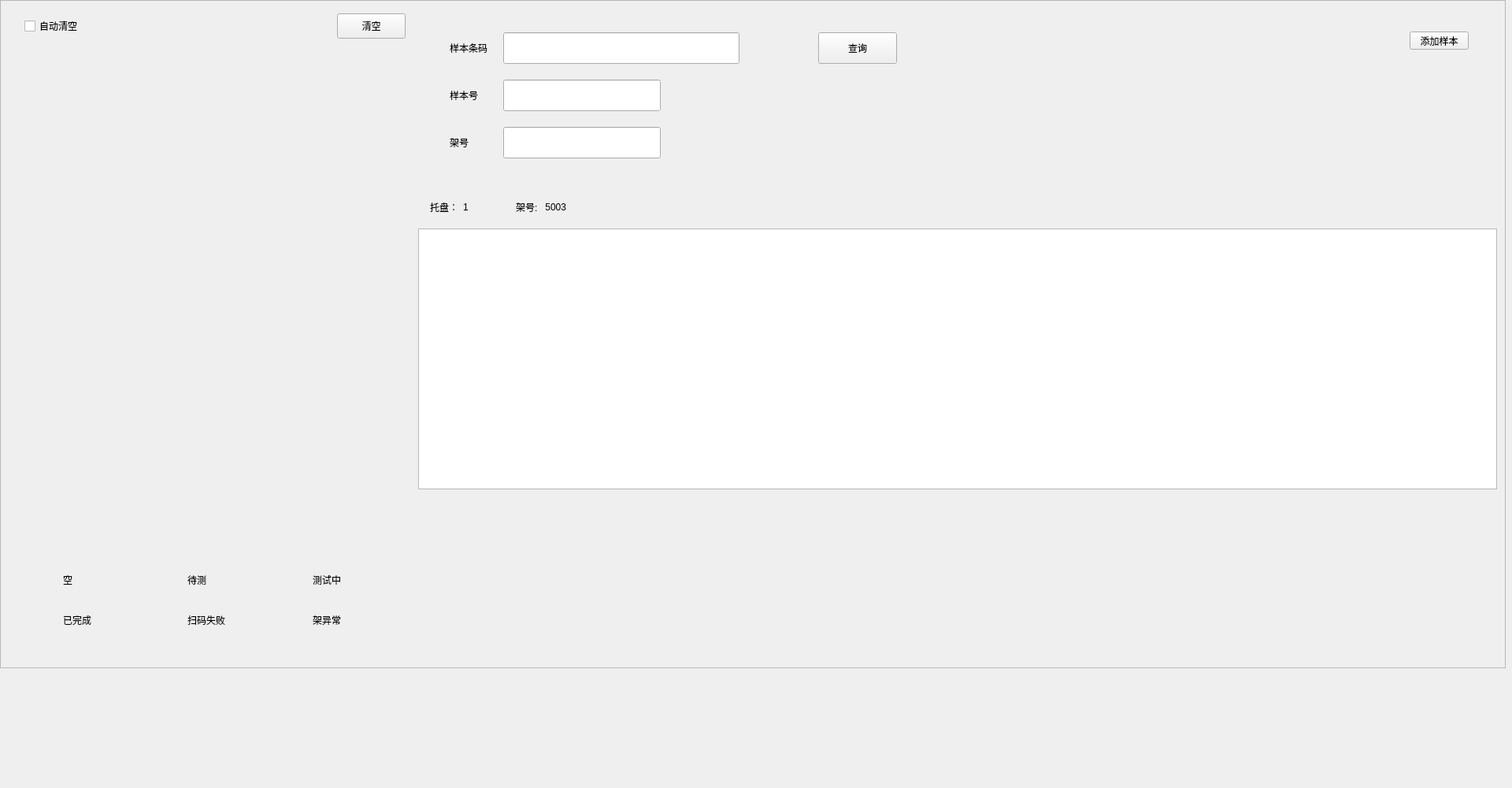
<?xml version="1.0" encoding="UTF-8"?>
<ui version="4.0">
 <class>QSampleRackMonitors</class>
 <widget class="QWidget" name="QSampleRackMonitors">
  <property name="geometry">
   <rect>
    <x>0</x>
    <y>0</y>
    <width>1920</width>
    <height>1000</height>
   </rect>
  </property>
  <property name="windowTitle">
   <string>QSampleRackMonitor</string>
  </property>
  <property name="styleSheet">
   <string notr="true"/>
  </property>
  <widget class="QSampleRackMonitorShell" name="sample_rack_monitor" native="true">
   <property name="geometry">
    <rect>
     <x>11</x>
     <y>59</y>
     <width>510</width>
     <height>622</height>
    </rect>
   </property>
   <property name="styleSheet">
    <string notr="true"/>
   </property>
   <property name="radiuses_top_left" stdset="0">
    <string notr="true">top_left_rds_6</string>
   </property>
   <property name="radiuses_top_right" stdset="0">
    <string notr="true">top_right_rds_6</string>
   </property>
  </widget>
  <widget class="QTableView" name="sample_detail_view">
   <property name="geometry">
    <rect>
     <x>531</x>
     <y>290</y>
     <width>1370</width>
     <height>331</height>
    </rect>
   </property>
   <property name="styleSheet">
    <string notr="true"/>
   </property>
   <property name="verticalScrollBarPolicy">
    <enum>Qt::ScrollBarAsNeeded</enum>
   </property>
   <property name="showGrid">
    <bool>false</bool>
   </property>
   <attribute name="horizontalHeaderDefaultSectionSize">
    <number>200</number>
   </attribute>
   <attribute name="horizontalHeaderHighlightSections">
    <bool>false</bool>
   </attribute>
   <attribute name="horizontalHeaderStretchLastSection">
    <bool>true</bool>
   </attribute>
   <attribute name="verticalHeaderDefaultSectionSize">
    <number>55</number>
   </attribute>
  </widget>
  <widget class="QPushButton" name="addSample_btn">
   <property name="geometry">
    <rect>
     <x>1790</x>
     <y>40</y>
     <width>75</width>
     <height>23</height>
    </rect>
   </property>
   <property name="text">
    <string>添加样本</string>
   </property>
  </widget>
  <widget class="QLabel" name="bk_left_bottom_label">
   <property name="geometry">
    <rect>
     <x>11</x>
     <y>685</y>
     <width>510</width>
     <height>152</height>
    </rect>
   </property>
   <property name="text">
    <string/>
   </property>
   <property name="bks" stdset="0">
    <string notr="true">blue_gray</string>
   </property>
   <property name="radiuses_bottom_left" stdset="0">
    <string notr="true">bottom_left_rds_6</string>
   </property>
   <property name="radiuses_bottom_right" stdset="0">
    <string notr="true">bottom_right_rds_6</string>
   </property>
  </widget>
  <widget class="QWidget" name="widget1" native="true">
   <property name="geometry">
    <rect>
     <x>10</x>
     <y>710</y>
     <width>515</width>
     <height>102</height>
    </rect>
   </property>
   <property name="styleSheet">
    <string notr="true"/>
   </property>
   <layout class="QGridLayout" name="gridLayout_2">
    <property name="leftMargin">
     <number>40</number>
    </property>
    <property name="topMargin">
     <number>0</number>
    </property>
    <property name="rightMargin">
     <number>20</number>
    </property>
    <property name="bottomMargin">
     <number>0</number>
    </property>
    <property name="horizontalSpacing">
     <number>20</number>
    </property>
    <property name="verticalSpacing">
     <number>0</number>
    </property>
    <item row="3" column="0">
     <spacer name="verticalSpacer">
      <property name="orientation">
       <enum>Qt::Vertical</enum>
      </property>
      <property name="sizeType">
       <enum>QSizePolicy::Fixed</enum>
      </property>
      <property name="sizeHint" stdset="0">
       <size>
        <width>20</width>
        <height>0</height>
       </size>
      </property>
     </spacer>
    </item>
    <item row="0" column="0">
     <spacer name="verticalSpacer_3">
      <property name="orientation">
       <enum>Qt::Vertical</enum>
      </property>
      <property name="sizeType">
       <enum>QSizePolicy::Fixed</enum>
      </property>
      <property name="sizeHint" stdset="0">
       <size>
        <width>20</width>
        <height>0</height>
       </size>
      </property>
     </spacer>
    </item>
    <item row="2" column="2">
     <widget class="QWidget" name="widget2" native="true">
      <property name="styleSheet">
       <string notr="true"/>
      </property>
      <layout class="QHBoxLayout" name="horizontalLayout_10">
       <property name="spacing">
        <number>0</number>
       </property>
       <property name="leftMargin">
        <number>0</number>
       </property>
       <property name="topMargin">
        <number>0</number>
       </property>
       <property name="rightMargin">
        <number>0</number>
       </property>
       <property name="bottomMargin">
        <number>0</number>
       </property>
       <item>
        <widget class="QLabel" name="legend_rack_abnormal">
         <property name="minimumSize">
          <size>
           <width>20</width>
           <height>20</height>
          </size>
         </property>
         <property name="maximumSize">
          <size>
           <width>20</width>
           <height>20</height>
          </size>
         </property>
         <property name="text">
          <string/>
         </property>
        </widget>
       </item>
       <item>
        <spacer name="horizontalSpacer_13">
         <property name="orientation">
          <enum>Qt::Horizontal</enum>
         </property>
         <property name="sizeType">
          <enum>QSizePolicy::Fixed</enum>
         </property>
         <property name="sizeHint" stdset="0">
          <size>
           <width>10</width>
           <height>20</height>
          </size>
         </property>
        </spacer>
       </item>
       <item>
        <widget class="QLabel" name="label_14">
         <property name="minimumSize">
          <size>
           <width>0</width>
           <height>25</height>
          </size>
         </property>
         <property name="text">
          <string>架异常</string>
         </property>
         <property name="wordWrap">
          <bool>true</bool>
         </property>
        </widget>
       </item>
       <item>
        <spacer name="horizontalSpacer_9">
         <property name="orientation">
          <enum>Qt::Horizontal</enum>
         </property>
         <property name="sizeHint" stdset="0">
          <size>
           <width>0</width>
           <height>20</height>
          </size>
         </property>
        </spacer>
       </item>
      </layout>
     </widget>
    </item>
    <item row="2" column="0">
     <widget class="QWidget" name="widget3" native="true">
      <property name="styleSheet">
       <string notr="true"/>
      </property>
      <layout class="QHBoxLayout" name="horizontalLayout_7">
       <property name="spacing">
        <number>0</number>
       </property>
       <property name="leftMargin">
        <number>0</number>
       </property>
       <property name="topMargin">
        <number>0</number>
       </property>
       <property name="rightMargin">
        <number>0</number>
       </property>
       <property name="bottomMargin">
        <number>0</number>
       </property>
       <item>
        <widget class="QLabel" name="legend_sample_finished">
         <property name="minimumSize">
          <size>
           <width>20</width>
           <height>20</height>
          </size>
         </property>
         <property name="maximumSize">
          <size>
           <width>20</width>
           <height>20</height>
          </size>
         </property>
         <property name="text">
          <string/>
         </property>
        </widget>
       </item>
       <item>
        <spacer name="horizontalSpacer_14">
         <property name="orientation">
          <enum>Qt::Horizontal</enum>
         </property>
         <property name="sizeType">
          <enum>QSizePolicy::Fixed</enum>
         </property>
         <property name="sizeHint" stdset="0">
          <size>
           <width>10</width>
           <height>20</height>
          </size>
         </property>
        </spacer>
       </item>
       <item>
        <widget class="QLabel" name="label_8">
         <property name="minimumSize">
          <size>
           <width>0</width>
           <height>25</height>
          </size>
         </property>
         <property name="text">
          <string>已完成</string>
         </property>
         <property name="wordWrap">
          <bool>true</bool>
         </property>
        </widget>
       </item>
       <item>
        <spacer name="horizontalSpacer_6">
         <property name="orientation">
          <enum>Qt::Horizontal</enum>
         </property>
         <property name="sizeHint" stdset="0">
          <size>
           <width>0</width>
           <height>20</height>
          </size>
         </property>
        </spacer>
       </item>
      </layout>
     </widget>
    </item>
    <item row="1" column="0">
     <widget class="QWidget" name="widget4" native="true">
      <property name="styleSheet">
       <string notr="true"/>
      </property>
      <layout class="QHBoxLayout" name="horizontalLayout_6">
       <property name="spacing">
        <number>0</number>
       </property>
       <property name="leftMargin">
        <number>0</number>
       </property>
       <property name="topMargin">
        <number>0</number>
       </property>
       <property name="rightMargin">
        <number>0</number>
       </property>
       <property name="bottomMargin">
        <number>0</number>
       </property>
       <item>
        <widget class="QLabel" name="legend_sample_empty">
         <property name="minimumSize">
          <size>
           <width>20</width>
           <height>20</height>
          </size>
         </property>
         <property name="maximumSize">
          <size>
           <width>20</width>
           <height>20</height>
          </size>
         </property>
         <property name="text">
          <string/>
         </property>
         <property name="bks" stdset="0">
          <string notr="true">legend_sample_empty</string>
         </property>
        </widget>
       </item>
       <item>
        <spacer name="horizontalSpacer_15">
         <property name="orientation">
          <enum>Qt::Horizontal</enum>
         </property>
         <property name="sizeType">
          <enum>QSizePolicy::Fixed</enum>
         </property>
         <property name="sizeHint" stdset="0">
          <size>
           <width>10</width>
           <height>20</height>
          </size>
         </property>
        </spacer>
       </item>
       <item>
        <widget class="QLabel" name="label_6">
         <property name="minimumSize">
          <size>
           <width>0</width>
           <height>25</height>
          </size>
         </property>
         <property name="text">
          <string>空</string>
         </property>
         <property name="wordWrap">
          <bool>true</bool>
         </property>
        </widget>
       </item>
       <item>
        <spacer name="horizontalSpacer_5">
         <property name="orientation">
          <enum>Qt::Horizontal</enum>
         </property>
         <property name="sizeHint" stdset="0">
          <size>
           <width>0</width>
           <height>20</height>
          </size>
         </property>
        </spacer>
       </item>
      </layout>
     </widget>
    </item>
    <item row="2" column="1">
     <widget class="QWidget" name="widget5" native="true">
      <property name="styleSheet">
       <string notr="true"/>
      </property>
      <layout class="QHBoxLayout" name="horizontalLayout_9">
       <property name="spacing">
        <number>0</number>
       </property>
       <property name="leftMargin">
        <number>0</number>
       </property>
       <property name="topMargin">
        <number>0</number>
       </property>
       <property name="rightMargin">
        <number>0</number>
       </property>
       <property name="bottomMargin">
        <number>0</number>
       </property>
       <item>
        <widget class="QLabel" name="legend_sample_abnormal">
         <property name="minimumSize">
          <size>
           <width>20</width>
           <height>20</height>
          </size>
         </property>
         <property name="maximumSize">
          <size>
           <width>20</width>
           <height>20</height>
          </size>
         </property>
         <property name="text">
          <string/>
         </property>
        </widget>
       </item>
       <item>
        <spacer name="horizontalSpacer_12">
         <property name="orientation">
          <enum>Qt::Horizontal</enum>
         </property>
         <property name="sizeType">
          <enum>QSizePolicy::Fixed</enum>
         </property>
         <property name="sizeHint" stdset="0">
          <size>
           <width>10</width>
           <height>20</height>
          </size>
         </property>
        </spacer>
       </item>
       <item>
        <widget class="QLabel" name="label_12">
         <property name="minimumSize">
          <size>
           <width>0</width>
           <height>25</height>
          </size>
         </property>
         <property name="text">
          <string>扫码失败</string>
         </property>
         <property name="wordWrap">
          <bool>true</bool>
         </property>
        </widget>
       </item>
       <item>
        <spacer name="horizontalSpacer_8">
         <property name="orientation">
          <enum>Qt::Horizontal</enum>
         </property>
         <property name="sizeHint" stdset="0">
          <size>
           <width>0</width>
           <height>20</height>
          </size>
         </property>
        </spacer>
       </item>
      </layout>
     </widget>
    </item>
    <item row="1" column="1">
     <widget class="QWidget" name="widget6" native="true">
      <property name="styleSheet">
       <string notr="true"/>
      </property>
      <layout class="QHBoxLayout" name="horizontalLayout_11">
       <property name="spacing">
        <number>0</number>
       </property>
       <property name="leftMargin">
        <number>0</number>
       </property>
       <property name="topMargin">
        <number>0</number>
       </property>
       <property name="rightMargin">
        <number>0</number>
       </property>
       <property name="bottomMargin">
        <number>0</number>
       </property>
       <item>
        <widget class="QLabel" name="legend_sample_to_be_tested">
         <property name="minimumSize">
          <size>
           <width>20</width>
           <height>20</height>
          </size>
         </property>
         <property name="maximumSize">
          <size>
           <width>20</width>
           <height>20</height>
          </size>
         </property>
         <property name="text">
          <string/>
         </property>
        </widget>
       </item>
       <item>
        <spacer name="horizontalSpacer_16">
         <property name="orientation">
          <enum>Qt::Horizontal</enum>
         </property>
         <property name="sizeType">
          <enum>QSizePolicy::Fixed</enum>
         </property>
         <property name="sizeHint" stdset="0">
          <size>
           <width>10</width>
           <height>20</height>
          </size>
         </property>
        </spacer>
       </item>
       <item>
        <widget class="QLabel" name="label_4">
         <property name="minimumSize">
          <size>
           <width>0</width>
           <height>25</height>
          </size>
         </property>
         <property name="text">
          <string>待测</string>
         </property>
        </widget>
       </item>
       <item>
        <spacer name="horizontalSpacer_4">
         <property name="orientation">
          <enum>Qt::Horizontal</enum>
         </property>
         <property name="sizeHint" stdset="0">
          <size>
           <width>0</width>
           <height>20</height>
          </size>
         </property>
        </spacer>
       </item>
      </layout>
     </widget>
    </item>
    <item row="1" column="2">
     <widget class="QWidget" name="widget" native="true">
      <property name="styleSheet">
       <string notr="true"/>
      </property>
      <layout class="QHBoxLayout" name="horizontalLayout_8">
       <property name="spacing">
        <number>0</number>
       </property>
       <property name="leftMargin">
        <number>0</number>
       </property>
       <property name="topMargin">
        <number>0</number>
       </property>
       <property name="rightMargin">
        <number>0</number>
       </property>
       <property name="bottomMargin">
        <number>0</number>
       </property>
       <item>
        <widget class="QLabel" name="legend_sample_testing">
         <property name="minimumSize">
          <size>
           <width>20</width>
           <height>20</height>
          </size>
         </property>
         <property name="maximumSize">
          <size>
           <width>20</width>
           <height>20</height>
          </size>
         </property>
         <property name="text">
          <string/>
         </property>
        </widget>
       </item>
       <item>
        <spacer name="horizontalSpacer_17">
         <property name="orientation">
          <enum>Qt::Horizontal</enum>
         </property>
         <property name="sizeType">
          <enum>QSizePolicy::Fixed</enum>
         </property>
         <property name="sizeHint" stdset="0">
          <size>
           <width>10</width>
           <height>20</height>
          </size>
         </property>
        </spacer>
       </item>
       <item>
        <widget class="QLabel" name="label_10">
         <property name="minimumSize">
          <size>
           <width>0</width>
           <height>25</height>
          </size>
         </property>
         <property name="text">
          <string>测试中</string>
         </property>
         <property name="wordWrap">
          <bool>true</bool>
         </property>
        </widget>
       </item>
       <item>
        <spacer name="horizontalSpacer_7">
         <property name="orientation">
          <enum>Qt::Horizontal</enum>
         </property>
         <property name="sizeHint" stdset="0">
          <size>
           <width>0</width>
           <height>20</height>
          </size>
         </property>
        </spacer>
       </item>
      </layout>
     </widget>
    </item>
   </layout>
  </widget>
  <widget class="QWidget" name="widget11" native="true">
   <property name="geometry">
    <rect>
     <x>11</x>
     <y>11</y>
     <width>510</width>
     <height>44</height>
    </rect>
   </property>
   <property name="bks" stdset="0">
    <string notr="true">blue_gray</string>
   </property>
   <property name="radiuses" stdset="0">
    <string notr="true">rds_6</string>
   </property>
   <layout class="QHBoxLayout" name="horizontalLayout">
    <property name="leftMargin">
     <number>20</number>
    </property>
    <property name="topMargin">
     <number>0</number>
    </property>
    <property name="rightMargin">
     <number>6</number>
    </property>
    <property name="bottomMargin">
     <number>0</number>
    </property>
    <item>
     <widget class="QCheckBox" name="autoclear_btn">
      <property name="text">
       <string>自动清空</string>
      </property>
      <property name="checks" stdset="0">
       <string notr="true">push</string>
      </property>
     </widget>
    </item>
    <item>
     <spacer name="horizontalSpacer">
      <property name="orientation">
       <enum>Qt::Horizontal</enum>
      </property>
      <property name="sizeHint" stdset="0">
       <size>
        <width>40</width>
        <height>20</height>
       </size>
      </property>
     </spacer>
    </item>
    <item>
     <widget class="QPushButton" name="clear_btn">
      <property name="minimumSize">
       <size>
        <width>87</width>
        <height>32</height>
       </size>
      </property>
      <property name="maximumSize">
       <size>
        <width>87</width>
        <height>32</height>
       </size>
      </property>
      <property name="text">
       <string>清空</string>
      </property>
      <property name="buttons" stdset="0">
       <string notr="true">flat_btn</string>
      </property>
     </widget>
    </item>
   </layout>
  </widget>
  <widget class="QWidget" name="layoutWidget">
   <property name="geometry">
    <rect>
     <x>560</x>
     <y>30</y>
     <width>672</width>
     <height>195</height>
    </rect>
   </property>
   <layout class="QGridLayout" name="gridLayout">
    <property name="topMargin">
     <number>11</number>
    </property>
    <property name="spacing">
     <number>20</number>
    </property>
    <item row="1" column="1">
     <widget class="QLineEdit" name="seq_edit">
      <property name="minimumSize">
       <size>
        <width>200</width>
        <height>40</height>
       </size>
      </property>
      <property name="maximumSize">
       <size>
        <width>200</width>
        <height>40</height>
       </size>
      </property>
     </widget>
    </item>
    <item row="1" column="0">
     <widget class="QLabel" name="label_2">
      <property name="text">
       <string>样本号</string>
      </property>
     </widget>
    </item>
    <item row="2" column="0">
     <widget class="QLabel" name="label_3">
      <property name="text">
       <string>架号</string>
      </property>
     </widget>
    </item>
    <item row="0" column="1">
     <layout class="QHBoxLayout" name="horizontalLayout_2">
      <property name="spacing">
       <number>100</number>
      </property>
      <item>
       <widget class="QLineEdit" name="bar_edit">
        <property name="minimumSize">
         <size>
          <width>300</width>
          <height>40</height>
         </size>
        </property>
        <property name="maximumSize">
         <size>
          <width>300</width>
          <height>40</height>
         </size>
        </property>
       </widget>
      </item>
      <item>
       <widget class="QPushButton" name="find_btn">
        <property name="minimumSize">
         <size>
          <width>100</width>
          <height>40</height>
         </size>
        </property>
        <property name="maximumSize">
         <size>
          <width>100</width>
          <height>40</height>
         </size>
        </property>
        <property name="text">
         <string>查询</string>
        </property>
        <property name="buttons" stdset="0">
         <string notr="true">flat_btn</string>
        </property>
       </widget>
      </item>
      <item>
       <spacer name="horizontalSpacer_2">
        <property name="orientation">
         <enum>Qt::Horizontal</enum>
        </property>
        <property name="sizeHint" stdset="0">
         <size>
          <width>40</width>
          <height>20</height>
         </size>
        </property>
       </spacer>
      </item>
     </layout>
    </item>
    <item row="0" column="0">
     <widget class="QLabel" name="label">
      <property name="text">
       <string>样本条码</string>
      </property>
     </widget>
    </item>
    <item row="2" column="1">
     <widget class="QLineEdit" name="rack_edit">
      <property name="minimumSize">
       <size>
        <width>200</width>
        <height>40</height>
       </size>
      </property>
      <property name="maximumSize">
       <size>
        <width>200</width>
        <height>40</height>
       </size>
      </property>
     </widget>
    </item>
    <item row="3" column="0">
     <spacer name="verticalSpacer_2">
      <property name="orientation">
       <enum>Qt::Vertical</enum>
      </property>
      <property name="sizeHint" stdset="0">
       <size>
        <width>20</width>
        <height>40</height>
       </size>
      </property>
     </spacer>
    </item>
   </layout>
  </widget>
  <widget class="QWidget" name="widget21" native="true">
   <property name="geometry">
    <rect>
     <x>531</x>
     <y>235</y>
     <width>1370</width>
     <height>55</height>
    </rect>
   </property>
   <property name="fonts" stdset="0">
    <string notr="true">24</string>
   </property>
   <property name="weights" stdset="0">
    <string notr="true">bold</string>
   </property>
   <property name="bks" stdset="0">
    <string notr="true">gray</string>
   </property>
   <property name="borders" stdset="0">
    <string notr="true">all</string>
   </property>
   <layout class="QHBoxLayout" name="horizontalLayout_5">
    <property name="spacing">
     <number>60</number>
    </property>
    <property name="leftMargin">
     <number>15</number>
    </property>
    <property name="topMargin">
     <number>0</number>
    </property>
    <property name="rightMargin">
     <number>0</number>
    </property>
    <property name="bottomMargin">
     <number>0</number>
    </property>
    <item>
     <layout class="QHBoxLayout" name="horizontalLayout_3">
      <item>
       <widget class="QLabel" name="plate_text_label">
        <property name="text">
         <string>托盘：</string>
        </property>
        <property name="fonts" stdset="0">
         <string notr="true">24</string>
        </property>
        <property name="weights" stdset="0">
         <string notr="true">bold</string>
        </property>
       </widget>
      </item>
      <item>
       <widget class="QLabel" name="platelabel">
        <property name="text">
         <string notr="true">1</string>
        </property>
        <property name="fonts" stdset="0">
         <string notr="true">24</string>
        </property>
        <property name="weights" stdset="0">
         <string notr="true">bold</string>
        </property>
       </widget>
      </item>
     </layout>
    </item>
    <item>
     <layout class="QHBoxLayout" name="horizontalLayout_4">
      <item>
       <widget class="QLabel" name="rack_number_text_label">
        <property name="text">
         <string>架号:</string>
        </property>
        <property name="fonts" stdset="0">
         <string notr="true">24</string>
        </property>
        <property name="weights" stdset="0">
         <string notr="true">bold</string>
        </property>
       </widget>
      </item>
      <item>
       <widget class="QLabel" name="rack_number_label">
        <property name="text">
         <string> 5003</string>
        </property>
        <property name="fonts" stdset="0">
         <string notr="true">24</string>
        </property>
        <property name="weights" stdset="0">
         <string notr="true">bold</string>
        </property>
       </widget>
      </item>
      <item>
       <spacer name="horizontalSpacer_3">
        <property name="orientation">
         <enum>Qt::Horizontal</enum>
        </property>
        <property name="sizeHint" stdset="0">
         <size>
          <width>40</width>
          <height>20</height>
         </size>
        </property>
       </spacer>
      </item>
     </layout>
    </item>
   </layout>
  </widget>
  <widget class="QFrame" name="line_h">
   <property name="geometry">
    <rect>
     <x>0</x>
     <y>0</y>
     <width>1912</width>
     <height>1</height>
    </rect>
   </property>
   <property name="frameShape">
    <enum>QFrame::StyledPanel</enum>
   </property>
   <property name="frameShadow">
    <enum>QFrame::Raised</enum>
   </property>
   <property name="lines" stdset="0">
    <string notr="true">solid</string>
   </property>
  </widget>
  <widget class="QFrame" name="line_v">
   <property name="geometry">
    <rect>
     <x>0</x>
     <y>0</y>
     <width>1</width>
     <height>848</height>
    </rect>
   </property>
   <property name="frameShape">
    <enum>QFrame::StyledPanel</enum>
   </property>
   <property name="frameShadow">
    <enum>QFrame::Raised</enum>
   </property>
   <property name="lines" stdset="0">
    <string notr="true">solid</string>
   </property>
  </widget>
  <widget class="QFrame" name="line_v_2">
   <property name="geometry">
    <rect>
     <x>1911</x>
     <y>0</y>
     <width>1</width>
     <height>848</height>
    </rect>
   </property>
   <property name="frameShape">
    <enum>QFrame::StyledPanel</enum>
   </property>
   <property name="frameShadow">
    <enum>QFrame::Raised</enum>
   </property>
   <property name="lines" stdset="0">
    <string notr="true">solid</string>
   </property>
  </widget>
  <widget class="QFrame" name="line_h_2">
   <property name="geometry">
    <rect>
     <x>0</x>
     <y>847</y>
     <width>1912</width>
     <height>1</height>
    </rect>
   </property>
   <property name="frameShape">
    <enum>QFrame::StyledPanel</enum>
   </property>
   <property name="frameShadow">
    <enum>QFrame::Raised</enum>
   </property>
   <property name="lines" stdset="0">
    <string notr="true">solid</string>
   </property>
  </widget>
  <widget class="QLabel" name="bk_border">
   <property name="geometry">
    <rect>
     <x>531</x>
     <y>11</y>
     <width>1370</width>
     <height>220</height>
    </rect>
   </property>
   <property name="text">
    <string/>
   </property>
   <property name="borders" stdset="0">
    <string notr="true">all</string>
   </property>
  </widget>
  <widget class="QFrame" name="line_v_3">
   <property name="geometry">
    <rect>
     <x>531</x>
     <y>290</y>
     <width>1</width>
     <height>331</height>
    </rect>
   </property>
   <property name="frameShape">
    <enum>QFrame::StyledPanel</enum>
   </property>
   <property name="frameShadow">
    <enum>QFrame::Raised</enum>
   </property>
   <property name="lines" stdset="0">
    <string notr="true">solid</string>
   </property>
  </widget>
  <widget class="QFrame" name="line_v_4">
   <property name="geometry">
    <rect>
     <x>1900</x>
     <y>290</y>
     <width>1</width>
     <height>331</height>
    </rect>
   </property>
   <property name="frameShape">
    <enum>QFrame::StyledPanel</enum>
   </property>
   <property name="frameShadow">
    <enum>QFrame::Raised</enum>
   </property>
   <property name="lines" stdset="0">
    <string notr="true">solid</string>
   </property>
  </widget>
  <widget class="QFrame" name="line_h_3">
   <property name="geometry">
    <rect>
     <x>531</x>
     <y>620</y>
     <width>1370</width>
     <height>1</height>
    </rect>
   </property>
   <property name="frameShape">
    <enum>QFrame::StyledPanel</enum>
   </property>
   <property name="frameShadow">
    <enum>QFrame::Raised</enum>
   </property>
   <property name="lines" stdset="0">
    <string notr="true">solid</string>
   </property>
  </widget>
  <zorder>bk_left_bottom_label</zorder>
  <zorder>widget1</zorder>
  <zorder>widget11</zorder>
  <zorder>widget21</zorder>
  <zorder>bk_border</zorder>
  <zorder>sample_rack_monitor</zorder>
  <zorder>addSample_btn</zorder>
  <zorder>layoutWidget</zorder>
  <zorder>line_h</zorder>
  <zorder>line_v</zorder>
  <zorder>line_v_2</zorder>
  <zorder>sample_detail_view</zorder>
  <zorder>line_v_4</zorder>
  <zorder>line_v_3</zorder>
  <zorder>line_h_2</zorder>
  <zorder>line_h_3</zorder>
 </widget>
 <layoutdefault spacing="6" margin="11"/>
 <customwidgets>
  <customwidget>
   <class>QSampleRackMonitorShell</class>
   <extends>QWidget</extends>
   <header>QSampleRackMonitor.h</header>
   <container>1</container>
  </customwidget>
 </customwidgets>
 <resources/>
 <connections/>
</ui>
